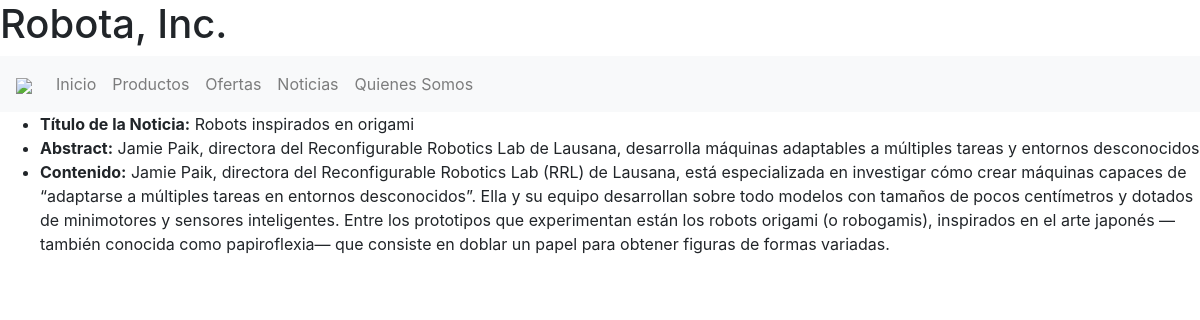
The app's page /noticias/robots-inspirados-origami with its own data.
### web/models.py (models this page shows, shortened)
class New(models.Model):
    date = models.DateField()
    title = models.CharField(max_length=255)
    slug = models.SlugField()
    abstract = models.CharField(max_length=255)
    description = models.TextField()

### web/views.py (the view)
# urls.py: path('noticias/', views.news, name="news"),
def news(request, slug=None):
    if slug == None:
        context = {
            'news': New.objects.all(),
        }
        return render(request, 'web/news/main.html', context)
    else:
        context = {
            'new': New.objects.get(slug=slug),
        }
        return render(request, 'web/news/main_details.html', context)

### web/templates/web/news/main_details.html
{% extends 'web/content.html' %}
{% block main %}
<main>
    <ul>
        <li><b>Título de la Noticia:</b> {{ new.title }}</li>
        <li><b>Abstract:</b> {{ new.abstract }}</li>
        <li><b>Contenido:</b> {{ new.description }}</li>
    </ul>
</main>
{% endblock %}

### records on screen
New: title "Robots inspirados en origami", abstract "Jamie Paik, directora del Reconfigurable Robotics Lab de Lausana, desarrolla máquinas adaptables a múltiples tareas y entornos desconocidos", description "Jamie Paik, directora del Reconfigurable Robotics Lab (RRL) de Lausana, está especializada en investigar cómo crear máquinas capaces de “adaptarse a múltiples tareas en entornos desconocidos”. Ella y su equipo desarrollan sobre todo modelos con tamaños de pocos centímetros y dotados de minimotores y sensores inteligentes. Entre los prototipos que experimentan están los robots origami (o robogamis), inspirados en el arte japonés —también conocida como papiroflexia— que consiste en doblar un papel para obtener figuras de formas variadas."
